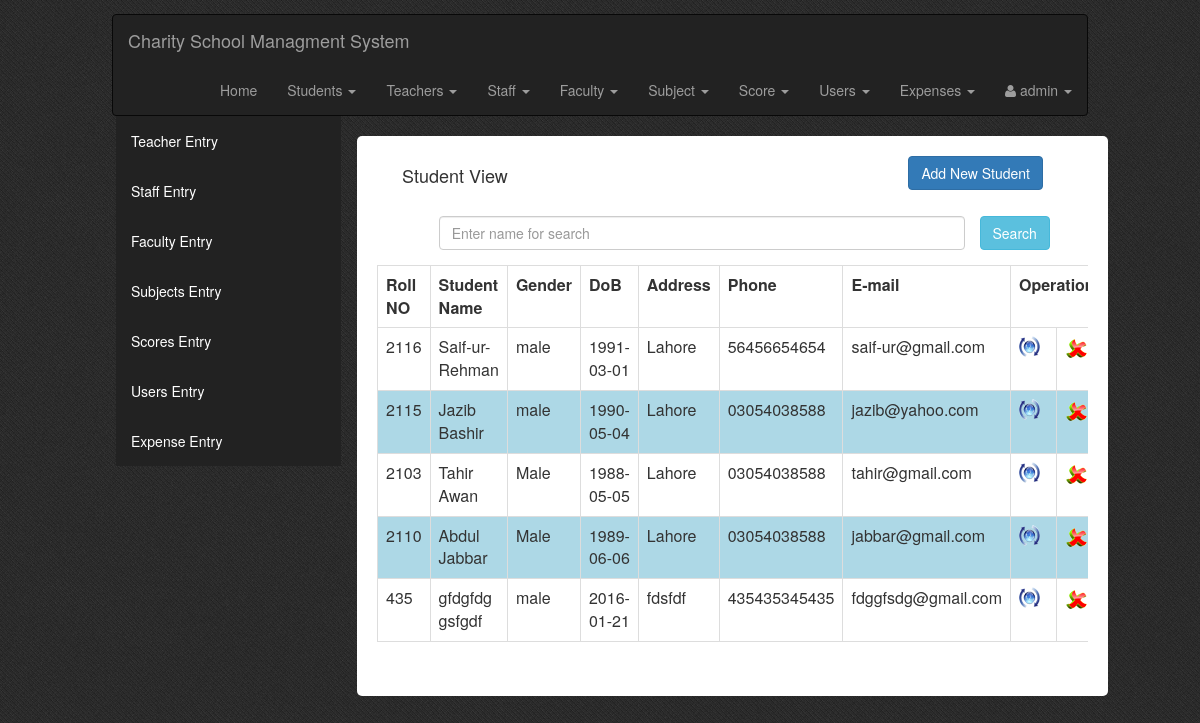
Screenshot of /admin.php?tag=view_students with the database file from the repository.
### tables this page shows
CREATE TABLE `stu_tbl` (
  `roll_no` int(10) NOT NULL,
  `stu_id` int(10) UNSIGNED NOT NULL,
  `f_name` varchar(50) NOT NULL,
  `l_name` varchar(50) NOT NULL,
  `gender` char(10) NOT NULL,
  `dob` date NOT NULL,
  `address` varchar(100) NOT NULL,
  `phone` varchar(50) NOT NULL,
  `email` varchar(70) NOT NULL,
  `student_expense` int(11) NOT NULL
);

### View_Students.php (the view, shortened to what this page needs)
<!DOCTYPE html PUBLIC "-//W3C//DTD XHTML 1.0 Transitional//EN" "http://www.w3.org/TR/xhtml1/DTD/xhtml1-transitional.dtd">
<html xmlns="http://www.w3.org/1999/xhtml">
<head>
<link rel="stylesheet" type="text/css" href="css/style_view.css" />
</head>
<body>
<div class="col-md-12  view-form-style">
    <div class="col-md-12 entry-head margin-20b">
        <h4 class="left">Student View</h4>
        <a class="btn btn-primary right" href="?tag=student_entry">Add New Student</a>
    </div>
    <form role="form" data-toggle="validator" method="post" class="form-horizontal">
        <div class="form-group">
            <div class="col-md-9 col-md-offset-1     col-xs-9 col-sm-10">
            <input type="text" class="form-control" name="searchtxt" Placeholder="Enter name for search" autocomplete="off"/></div>
            <input type="submit" name="btnsearch" value="Search" class="btn btn-info"/>
        </div>
    </form>
<form method="post">
    <div class="table-responsive">
        <table class="table table-bordered">
        <tr>
            <th>Roll NO</th>
            <th>Student Name</th>
            <th>Gender</th>
            <th>DoB</th>
            <th>Address</th>
            <th>Phone</th>
            <th>E-mail</th>
            <th colspan="2">Operation</th>
        </tr>
        <?php
	$key="";
	if($key !="")
		$sql_sel=mysql_query("SElECT * FROM stu_tbl WHERE f_name  like '%$key%' or l_name like '%$key%'");
	else
		 $sql_sel=mysql_query("SELECT * FROM stu_tbl");
    $i=0;
    while($row=mysql_fetch_array($sql_sel)){
    $i++;
    $color=($i%2==0)?"lightblue":"white";
    ?>
      <tr bgcolor="<?php echo $color?>">
            <td><?php echo $row['roll_no'];?></td>
            <td><?php echo $row['f_name']."    ".$row['l_name'];?></td>
            <td><?php echo $row['gender'];?></td>
            <td><?php echo $row['dob'];?></td>
            <td><?php echo $row['address'];?></td>
            <td><?php echo $row['phone'];?></td>
            <td><?php echo $row['email'];?></td>
            <td><a href="?tag=student_entry&opr=upd&rs_id=<?php echo $row['stu_id'];?>" title="Update"><img src="picture/update.png" /></a></td>
            <td><a href="?tag=view_students&opr=del&rs_id=<?php echo $row['stu_id'];?>" title="Delete"><img src="picture/delete.png" /></a></td>
        </tr>
    <?php
    }
    ?>
    </table>
    </div>
</form>
</body>
</html>

### css/style.css (style rules this page uses)
body { background:url(../picture/navy_blue.png); }
.left { float: left; margin-left: 10px; }
.right { float: right; margin-right: 30px; }
.margin-20b { margin-bottom: 20px; }
.entry-head { overflow: hidden; }
.view-form-style { margin-left: 20px; background-color: #fff; padding: 20px; border-radius: 5px; }

### rows the page displays
stu_tbl: roll_no "2116", f_name "Saif-ur-", l_name "Rehman", gender "male", dob "1991-03-01", address "Lahore", phone "56456654654", email "saif-ur@gmail.com"
stu_tbl: roll_no "2115", f_name "Jazib", l_name "Bashir", gender "male", dob "1990-05-04", address "Lahore", phone "03054038588", email "jazib@yahoo.com"
stu_tbl: roll_no "2103", f_name "Tahir", l_name "Awan", gender "Male", dob "1988-05-05", address "Lahore", phone "03054038588", email "tahir@gmail.com"
stu_tbl: roll_no "2110", f_name "Abdul", l_name "Jabbar", gender "Male", dob "1989-06-06", address "Lahore", phone "03054038588", email "jabbar@gmail.com"
stu_tbl: roll_no "435", f_name "gfdgfdg", l_name "gsfgdf", gender "male", dob "2016-01-21", address "fdsfdf", phone "435435345435", email "fdggfsdg@gmail.com"
